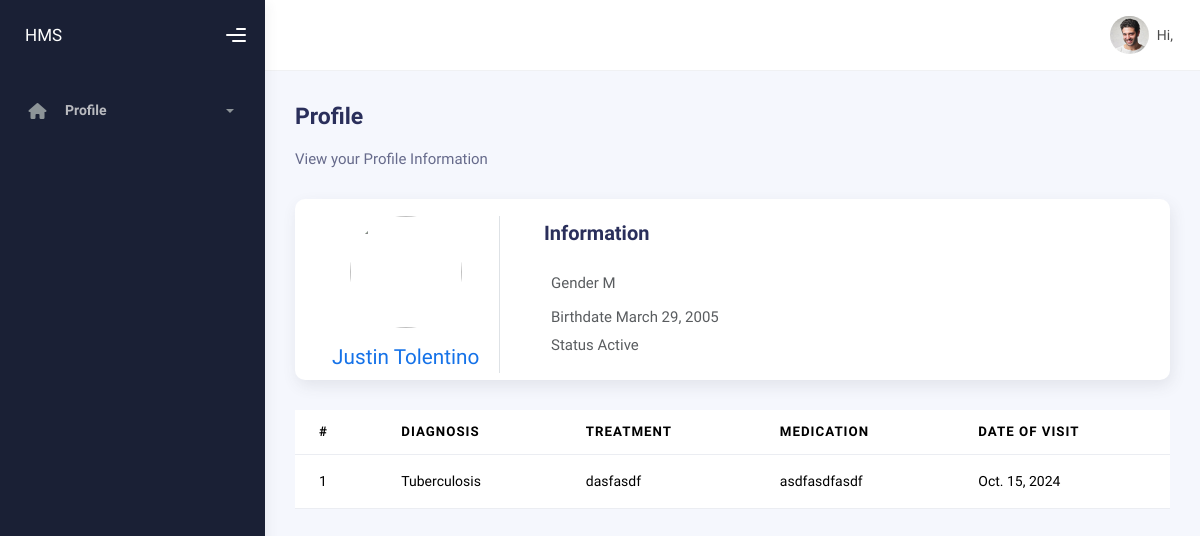
Screenshot of /profile/ (signed in) with the database file from the repository.
### hospital/models.py (models this page shows, shortened)
class Patient(models.Model):
    GENDER_CHOICES = [
        ("M", "Male"),
        ("F", "Female"),
        ("O", "Other"),
    ]
    STATUS_CHOICES = [
        ("Inactive", "Inactive"),
        ("Active", "Active"),
        ("Admission", "Admission"),
        ("Discharge", "Discharge"),
    ]
    user = models.OneToOneField(
        User, on_delete=models.CASCADE, related_name="patient_info"
    )
    first_name = models.CharField(max_length=100)
    last_name = models.CharField(max_length=100)
    gender = models.CharField(max_length=1, choices=GENDER_CHOICES)
    birthdate = models.DateField()
    hospital = models.ForeignKey(
        Hospital, on_delete=models.CASCADE, related_name="patients"
    )
    is_admitted = models.BooleanField(default=False)
    status = models.CharField(max_length=10, choices=STATUS_CHOICES)
    created_at = models.DateTimeField(auto_now_add=True)
    updated_at = models.DateTimeField(auto_now=True)

class MedicalRecord(models.Model):
    patient = models.ForeignKey(
        Patient, on_delete=models.CASCADE, related_name="medical_records"
    )
    diagnosis = models.CharField(max_length=255)
    treatment = models.TextField()
    medications = models.CharField(max_length=255)
    date_of_visit = models.DateField()
    created_at = models.DateTimeField(auto_now_add=True)
    updated_at = models.DateTimeField(auto_now=True)

### app/views.py (the view)
# urls.py: path("profile/", views.profile_page, name="profile"),
@login_required
def profile_page(request):
    user = request.user
    context = {}
    allowed_groups = ["staff", "patient"]
    if not request.user.groups.filter(name__in=allowed_groups).exists():
        return HttpResponseForbidden("You are not authorized to view this page.")
    if user.is_staff:
        user_info = user.user_info
        attendance_records = user_info.attendance_records.all().order_by("-date")
        shift_schedules = user_info.shift_schedules.all()[0].get_shift_schedule_array()
        context["records"] = attendance_records
        context["shift"] = shift_schedules
    else:
        patient = user.patient_info
        medical_records = patient.medical_records.all()
        context["patient"] = patient
        context["medical_records"] = medical_records
    return render(request, "app/profile.html", context)

### app/templates/app/profile.html (shortened to what this page needs)
{% extends "layout/base.html" %}
{% block heading %}Profile{% endblock heading %}
{% block mute_heading %}View your Profile Information{% endblock mute_heading %}
{% block content %}
<div class="row">
    <div class="col-12">
        <div class="card">
            <div class="card-body pb-0">
                <div class="row align-items-center">
                    <div class="col-md-3">
                        <div class="text-center border-end">
                            <img src="https://www.freepik.com/premium-vector/user-profile-icon-flat-style-member-avatar-vector-illustration-isolated-background-human-permission-sign-business-concept_44276367.htm" class="img-fluid avatar-xxl rounded-circle" alt="">
                            <h4 class="text-primary font-size-20 mt-3 mb-2">
                                {% if user.is_staff %}
                                {{ user.first_name }} {{ user.last_name }}
                                {% else %}
                                {{ patient.first_name }} {{ patient.last_name }}
                                {% endif %}
                            </h4>
                        </div>
                    </div>
                    <div class="col-md-9">
                        <div class="ms-3">
                            <div>
                                <h4 class="card-title mb-2">Information</h4>
                            </div>
                            <div class="row my-4">
                                <div class="col-md-12">
                                    <div>
                                        {% if user.is_staff %}
                                        <p class="text-muted mb-2 fw-medium"><i class="mdi mdi-email-outline me-2"></i>Role {{ user.user_info.role }}
                                        </p>
                                        <p class="text-muted fw-medium mb-0"><i class="mdi mdi-phone-in-talk-outline me-2"></i>Qualification {{ user.user_info.qualifications }}
                                        </p>
                                        <p class="text-muted fw-medium mb-0"><i class="mdi mdi-phone-in-talk-outline me-2"></i>Contact {{ user.user_info.contact_number }}
                                        </p>
                                        {% else %}
                                        <p class="text-muted mb-2 fw-medium">Gender {{ patient.gender }}
                                        </p>
                                        <p class="text-muted fw-medium mb-0">Birthdate {{ patient.birthdate }}
                                        </p>
                                        <p class="text-muted fw-medium mb-0">Status {{ patient.status }}
                                        </p>
                                        {% endif %}
                                    </div>
                                </div>
                            </div>
                        </div>
                    </div>
                </div>
            </div>
        </div>
        {% if user.is_staff %}
            <h3>Schedule</h3>
            <table class="table mt-3">
                <thead>
                    <tr>
                        <th scope="col">#</th>
                        <th scope="col">Day</th>
                        <th scope="col">Start</th>
                        <th scope="col">End</th>
                    </tr>
                </thead>
                <tbody>
                {% for schedule in shift %}
                    <tr>
                        <td>{{ forloop.counter }}</td>
                        <td>{{ schedule.day }}</td>
                        <td>{{ schedule.shift_start }}</td>
                        <td>{{ schedule.shift_end }}</td>
                    </tr>
                {% endfor %}
                </tbody>
            </table>
            <br/>
            <h3>Attendance History</h3>
            <table class="table mt-3">
                <thead>
                    <tr>
                        <th scope="col">#</th>
                        <th scope="col">Date</th>
                        <th scope="col">Time in</th>
                        <th scope="col">Time out</th>
                        <th scope="col">Late</th>
                    </tr>
                </thead>
                <tbody>
                {% for record in records %}
                    <tr>
                        <td>{{ forloop.counter }}</td>
                        <td>{{ record.date }}</td>
                        <td>{{ record.time_in }}</td>
                        <td>{{ record.time_out }}</td>
                        <td>{{ record.is_late }}</td>
                    </tr>
                {% endfor %}
                </tbody>
            </table>
        {% else %}
        <table class="table mt-3">
            <thead>
                <tr>
                    <th scope="col">#</th>
                    <th scope="col">Diagnosis</th>
                    <th scope="col">Treatment</th>
                    <th scope="col">Medication</th>
                    <th scope="col">Date of Visit</th>
                </tr>
            </thead>
            <tbody>
            {% for record in medical_records %}
                <tr>
                    <td>{{ forloop.counter }}</td>
                    <td>{{ record.diagnosis }}</td>
                    <td>{{ record.treatment }}</td>
                    <td>{{ record.medications }}</td>
                    <td>{{ record.date_of_visit }}</td>
                </tr>
            {% endfor %}
            </tbody>
        </table>
        {% endif %}
    </div>
</div>
{% endblock content %}

### rows the page displays
Patient: first_name "Justin", last_name "Tolentino", gender "M", birthdate "March 29, 2005", status "Active"
MedicalRecord: diagnosis "Tuberculosis", treatment "dasfasdf", medications "asdfasdfasdf", date_of_visit "Oct. 15, 2024"
